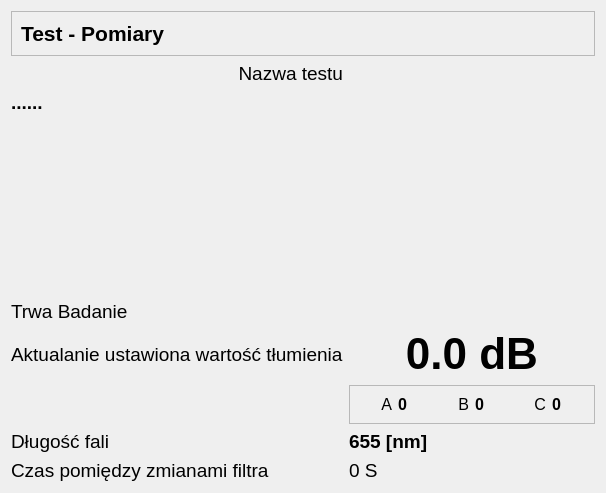
<?xml version="1.0" encoding="UTF-8"?>
<ui version="4.0">
 <class>Test7Badanie</class>
 <widget class="QDialog" name="Test7Badanie">
  <property name="geometry">
   <rect>
    <x>0</x>
    <y>0</y>
    <width>606</width>
    <height>493</height>
   </rect>
  </property>
  <property name="windowTitle">
   <string>Parametry Testu - potwierdzenie wykonanych czynności</string>
  </property>
  <layout class="QGridLayout" name="gridLayout">
   <item row="1" column="0" colspan="2">
    <widget class="QFrame" name="frame">
     <property name="frameShape">
      <enum>QFrame::StyledPanel</enum>
     </property>
     <property name="frameShadow">
      <enum>QFrame::Raised</enum>
     </property>
     <layout class="QHBoxLayout" name="horizontalLayout">
      <item>
       <widget class="QLabel" name="label_2">
        <property name="font">
         <font>
          <pointsize>16</pointsize>
          <bold>true</bold>
         </font>
        </property>
        <property name="text">
         <string>Test - Pomiary</string>
        </property>
       </widget>
      </item>
     </layout>
    </widget>
   </item>
   <item row="9" column="1">
    <widget class="QLabel" name="czas">
     <property name="font">
      <font>
       <pointsize>14</pointsize>
      </font>
     </property>
     <property name="text">
      <string>0 S</string>
     </property>
    </widget>
   </item>
   <item row="2" column="0">
    <widget class="QLabel" name="label">
     <property name="font">
      <font>
       <pointsize>14</pointsize>
      </font>
     </property>
     <property name="text">
      <string>Nazwa testu</string>
     </property>
     <property name="alignment">
      <set>Qt::AlignRight|Qt::AlignTrailing|Qt::AlignVCenter</set>
     </property>
    </widget>
   </item>
   <item row="6" column="0">
    <widget class="QLabel" name="etlumienie">
     <property name="font">
      <font>
       <pointsize>14</pointsize>
      </font>
     </property>
     <property name="text">
      <string>Aktualanie ustawiona wartość tłumienia</string>
     </property>
    </widget>
   </item>
   <item row="9" column="0">
    <widget class="QLabel" name="eCzas">
     <property name="font">
      <font>
       <pointsize>14</pointsize>
      </font>
     </property>
     <property name="text">
      <string>Czas pomiędzy zmianami filtra</string>
     </property>
    </widget>
   </item>
   <item row="5" column="0" colspan="2">
    <widget class="QLabel" name="eBadanie">
     <property name="font">
      <font>
       <pointsize>14</pointsize>
      </font>
     </property>
     <property name="text">
      <string>Trwa Badanie</string>
     </property>
     <property name="wordWrap">
      <bool>true</bool>
     </property>
    </widget>
   </item>
   <item row="7" column="1">
    <widget class="QFrame" name="frame_2">
     <property name="frameShape">
      <enum>QFrame::StyledPanel</enum>
     </property>
     <property name="frameShadow">
      <enum>QFrame::Raised</enum>
     </property>
     <layout class="QHBoxLayout" name="horizontalLayout_2">
      <item>
       <widget class="QLabel" name="eta">
        <property name="font">
         <font>
          <pointsize>12</pointsize>
         </font>
        </property>
        <property name="text">
         <string>A</string>
        </property>
        <property name="alignment">
         <set>Qt::AlignRight|Qt::AlignTrailing|Qt::AlignVCenter</set>
        </property>
       </widget>
      </item>
      <item>
       <widget class="QLabel" name="a">
        <property name="font">
         <font>
          <pointsize>12</pointsize>
          <bold>true</bold>
         </font>
        </property>
        <property name="text">
         <string>0</string>
        </property>
       </widget>
      </item>
      <item>
       <widget class="QLabel" name="etb">
        <property name="font">
         <font>
          <pointsize>12</pointsize>
         </font>
        </property>
        <property name="text">
         <string>B</string>
        </property>
        <property name="alignment">
         <set>Qt::AlignRight|Qt::AlignTrailing|Qt::AlignVCenter</set>
        </property>
       </widget>
      </item>
      <item>
       <widget class="QLabel" name="b">
        <property name="font">
         <font>
          <pointsize>12</pointsize>
          <bold>true</bold>
         </font>
        </property>
        <property name="text">
         <string>0</string>
        </property>
       </widget>
      </item>
      <item>
       <widget class="QLabel" name="etc">
        <property name="font">
         <font>
          <pointsize>12</pointsize>
         </font>
        </property>
        <property name="text">
         <string>C</string>
        </property>
        <property name="alignment">
         <set>Qt::AlignRight|Qt::AlignTrailing|Qt::AlignVCenter</set>
        </property>
       </widget>
      </item>
      <item>
       <widget class="QLabel" name="c">
        <property name="font">
         <font>
          <pointsize>12</pointsize>
          <bold>true</bold>
         </font>
        </property>
        <property name="text">
         <string>0</string>
        </property>
       </widget>
      </item>
     </layout>
    </widget>
   </item>
   <item row="3" column="0" colspan="2">
    <widget class="QLabel" name="testName">
     <property name="font">
      <font>
       <pointsize>14</pointsize>
       <bold>true</bold>
      </font>
     </property>
     <property name="text">
      <string>......</string>
     </property>
    </widget>
   </item>
   <item row="6" column="1">
    <widget class="QLabel" name="tlumienie">
     <property name="font">
      <font>
       <pointsize>33</pointsize>
       <bold>true</bold>
      </font>
     </property>
     <property name="text">
      <string>0.0 dB</string>
     </property>
     <property name="alignment">
      <set>Qt::AlignCenter</set>
     </property>
    </widget>
   </item>
   <item row="4" column="0">
    <spacer name="verticalSpacer">
     <property name="orientation">
      <enum>Qt::Vertical</enum>
     </property>
     <property name="sizeHint" stdset="0">
      <size>
       <width>20</width>
       <height>40</height>
      </size>
     </property>
    </spacer>
   </item>
   <item row="8" column="0">
    <widget class="QLabel" name="efala">
     <property name="font">
      <font>
       <pointsize>14</pointsize>
      </font>
     </property>
     <property name="text">
      <string>Długość fali </string>
     </property>
    </widget>
   </item>
   <item row="8" column="1">
    <widget class="QLabel" name="dlugoscFali">
     <property name="font">
      <font>
       <pointsize>14</pointsize>
       <bold>true</bold>
      </font>
     </property>
     <property name="text">
      <string>655 [nm]</string>
     </property>
    </widget>
   </item>
  </layout>
 </widget>
 <resources/>
 <connections/>
</ui>
